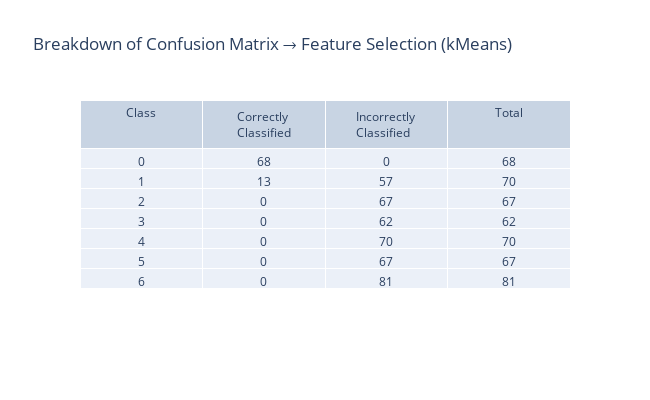

This figure's notebook cell:
### Code cell
Kmeans_updated = KMeans(n_clusters=3,random_state=42,n_init=10,init='k-means++')
Kmeans_updated.fit(Xtrain,ytrain)
ypred_updated=Kmeans_updated.predict(Xtest)
print("Silhouette Score After Improvements: ", silhouette_score(Xtrain,Kmeans_updated.labels_))

cv_score = np.array(cross_val_score(Kmeans_updated, X_train,y_train, cv=10)).mean()
cf_matrix = confusion_matrix(y_test,ypred)
metrics = precision_recall_fscore_support(y_test,ypred,average="weighted")
precision,recall,f1=metrics[0],metrics[1],metrics[2]

print("Cross Validation Score: {0}\nPrecision Score: {1}\nRecall Score: {2}\nF1 score: {3}".format(cv_score,precision,recall,f1))

print("\nConfusion Matrix \n----------------")
sns.heatmap(pd.DataFrame(cf_matrix, range(7), range(7)), annot=True, annot_kws={"size": 14},cmap = 'coolwarm') # font size
plt.title("Confusion Matrix → Feature Selection (kMeans)",loc='left', fontweight='bold',  style='italic')
plt.show()

interpret_confusion_matrix(cf_matrix,"Breakdown of Confusion Matrix → Feature Selection (kMeans)")   
# gather_prediction_info(labels,ypred_updated,ytest)

### Figure 1 — Plotly figure (JSON) as saved in the notebook; plotly's stock layout.template omitted (floating-point values rounded to 4 significant figures)
{"data": [{"cells": {"values": [[0, 1, 2, 3, 4, 5, 6], [68, 13, 0, 0, 0, 0, 0], [0, 57, 67, 62, 70, 67, 81], [68, 70, 67, 62, 70, 67, 81]]}, "columnwidth": 5, "header": {"values": ["Class", "Correctly Classified", "Incorrectly Classified", "Total"]}, "type": "table"}], "layout": {"height": 400, "title": {"text": "Breakdown of Confusion Matrix → Feature Selection (kMeans)"}, "width": 650}}
